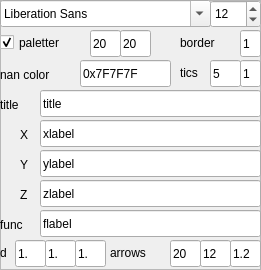
      <widget class="QFrame" name="settings_frame">
       <property name="enabled">
        <bool>true</bool>
       </property>
       <property name="minimumSize">
        <size>
         <width>261</width>
         <height>270</height>
        </size>
       </property>
       <property name="maximumSize">
        <size>
         <width>261</width>
         <height>270</height>
        </size>
       </property>
       <property name="frameShape">
        <enum>QFrame::StyledPanel</enum>
       </property>
       <property name="frameShadow">
        <enum>QFrame::Raised</enum>
       </property>
       <widget class="QFontComboBox" name="font">
        <property name="geometry">
         <rect>
          <x>0</x>
          <y>0</y>
          <width>211</width>
          <height>27</height>
         </rect>
        </property>
       </widget>
       <widget class="QSpinBox" name="font_sz">
        <property name="geometry">
         <rect>
          <x>210</x>
          <y>0</y>
          <width>51</width>
          <height>28</height>
         </rect>
        </property>
        <property name="toolTip">
         <string>font size</string>
        </property>
        <property name="minimum">
         <number>4</number>
        </property>
        <property name="value">
         <number>12</number>
        </property>
       </widget>
       <widget class="QCheckBox" name="show_pal">
        <property name="geometry">
         <rect>
          <x>0</x>
          <y>30</y>
          <width>91</width>
          <height>25</height>
         </rect>
        </property>
        <property name="toolTip">
         <string>show/hide palleter on the picture</string>
        </property>
        <property name="text">
         <string>paletter</string>
        </property>
        <property name="checked">
         <bool>true</bool>
        </property>
       </widget>
       <widget class="QLabel" name="label_4">
        <property name="geometry">
         <rect>
          <x>180</x>
          <y>63</y>
          <width>31</width>
          <height>19</height>
         </rect>
        </property>
        <property name="text">
         <string>tics</string>
        </property>
       </widget>
       <widget class="QLineEdit" name="title_text">
        <property name="geometry">
         <rect>
          <x>40</x>
          <y>90</y>
          <width>221</width>
          <height>27</height>
         </rect>
        </property>
        <property name="text">
         <string>title</string>
        </property>
       </widget>
       <widget class="QLabel" name="label_14">
        <property name="geometry">
         <rect>
          <x>0</x>
          <y>95</y>
          <width>31</width>
          <height>19</height>
         </rect>
        </property>
        <property name="text">
         <string>title</string>
        </property>
       </widget>
       <widget class="QLabel" name="label_15">
        <property name="geometry">
         <rect>
          <x>20</x>
          <y>125</y>
          <width>16</width>
          <height>19</height>
         </rect>
        </property>
        <property name="text">
         <string>X</string>
        </property>
       </widget>
       <widget class="QLineEdit" name="x_text">
        <property name="geometry">
         <rect>
          <x>40</x>
          <y>120</y>
          <width>221</width>
          <height>27</height>
         </rect>
        </property>
        <property name="text">
         <string>xlabel</string>
        </property>
       </widget>
       <widget class="QLineEdit" name="y_text">
        <property name="geometry">
         <rect>
          <x>40</x>
          <y>150</y>
          <width>221</width>
          <height>27</height>
         </rect>
        </property>
        <property name="text">
         <string>ylabel</string>
        </property>
       </widget>
       <widget class="QLineEdit" name="z_text">
        <property name="geometry">
         <rect>
          <x>40</x>
          <y>180</y>
          <width>221</width>
          <height>27</height>
         </rect>
        </property>
        <property name="text">
         <string>zlabel</string>
        </property>
       </widget>
       <widget class="QLabel" name="label_16">
        <property name="geometry">
         <rect>
          <x>20</x>
          <y>155</y>
          <width>16</width>
          <height>19</height>
         </rect>
        </property>
        <property name="text">
         <string>Y</string>
        </property>
       </widget>
       <widget class="QLabel" name="label_17">
        <property name="geometry">
         <rect>
          <x>20</x>
          <y>185</y>
          <width>16</width>
          <height>19</height>
         </rect>
        </property>
        <property name="text">
         <string>Z</string>
        </property>
       </widget>
       <widget class="QLabel" name="label_18">
        <property name="geometry">
         <rect>
          <x>0</x>
          <y>65</y>
          <width>79</width>
          <height>19</height>
         </rect>
        </property>
        <property name="text">
         <string>nan color</string>
        </property>
       </widget>
       <widget class="QLineEdit" name="nan_color">
        <property name="geometry">
         <rect>
          <x>80</x>
          <y>60</y>
          <width>91</width>
          <height>27</height>
         </rect>
        </property>
        <property name="text">
         <string>0x7F7F7F</string>
        </property>
       </widget>
       <widget class="QLineEdit" name="tics_width">
        <property name="geometry">
         <rect>
          <x>240</x>
          <y>60</y>
          <width>21</width>
          <height>27</height>
         </rect>
        </property>
        <property name="toolTip">
         <string>tics width</string>
        </property>
        <property name="text">
         <string>1</string>
        </property>
       </widget>
       <widget class="QLineEdit" name="tics_length">
        <property name="geometry">
         <rect>
          <x>210</x>
          <y>60</y>
          <width>31</width>
          <height>27</height>
         </rect>
        </property>
        <property name="toolTip">
         <string>tics length</string>
        </property>
        <property name="text">
         <string>5</string>
        </property>
       </widget>
       <widget class="QLineEdit" name="pal_width">
        <property name="geometry">
         <rect>
          <x>120</x>
          <y>30</y>
          <width>31</width>
          <height>27</height>
         </rect>
        </property>
        <property name="toolTip">
         <string>paletter width</string>
        </property>
        <property name="text">
         <string>20</string>
        </property>
       </widget>
       <widget class="QLineEdit" name="border_width">
        <property name="geometry">
         <rect>
          <x>240</x>
          <y>30</y>
          <width>21</width>
          <height>27</height>
         </rect>
        </property>
        <property name="toolTip">
         <string>tics width</string>
        </property>
        <property name="text">
         <string>1</string>
        </property>
       </widget>
       <widget class="QLabel" name="label_6">
        <property name="geometry">
         <rect>
          <x>180</x>
          <y>33</y>
          <width>61</width>
          <height>19</height>
         </rect>
        </property>
        <property name="text">
         <string>border</string>
        </property>
       </widget>
       <widget class="QLineEdit" name="pal_space">
        <property name="geometry">
         <rect>
          <x>90</x>
          <y>30</y>
          <width>31</width>
          <height>27</height>
         </rect>
        </property>
        <property name="toolTip">
         <string>distance between graph and palette </string>
        </property>
        <property name="text">
         <string>20</string>
        </property>
       </widget>
       <widget class="QLabel" name="label_19">
        <property name="geometry">
         <rect>
          <x>0</x>
          <y>215</y>
          <width>41</width>
          <height>19</height>
         </rect>
        </property>
        <property name="text">
         <string>func</string>
        </property>
       </widget>
       <widget class="QLineEdit" name="f_text">
        <property name="geometry">
         <rect>
          <x>40</x>
          <y>210</y>
          <width>221</width>
          <height>27</height>
         </rect>
        </property>
        <property name="text">
         <string>flabel</string>
        </property>
       </widget>
       <widget class="QLineEdit" name="arr_width">
        <property name="geometry">
         <rect>
          <x>200</x>
          <y>240</y>
          <width>31</width>
          <height>27</height>
         </rect>
        </property>
        <property name="toolTip">
         <string>width of arrows</string>
        </property>
        <property name="text">
         <string>12</string>
        </property>
       </widget>
       <widget class="QLineEdit" name="arr_length">
        <property name="geometry">
         <rect>
          <x>170</x>
          <y>240</y>
          <width>31</width>
          <height>27</height>
         </rect>
        </property>
        <property name="toolTip">
         <string>length of arrows</string>
        </property>
        <property name="text">
         <string>20</string>
        </property>
       </widget>
       <widget class="QLineEdit" name="arr_spacing">
        <property name="geometry">
         <rect>
          <x>230</x>
          <y>240</y>
          <width>31</width>
          <height>27</height>
         </rect>
        </property>
        <property name="toolTip">
         <string>arrow spacing</string>
        </property>
        <property name="text">
         <string>1.2</string>
        </property>
       </widget>
       <widget class="QLabel" name="label_11">
        <property name="geometry">
         <rect>
          <x>110</x>
          <y>243</y>
          <width>61</width>
          <height>19</height>
         </rect>
        </property>
        <property name="text">
         <string>arrows</string>
        </property>
       </widget>
       <widget class="QLineEdit" name="D3cell_z">
        <property name="geometry">
         <rect>
          <x>75</x>
          <y>240</y>
          <width>31</width>
          <height>27</height>
         </rect>
        </property>
        <property name="toolTip">
         <string>z-scale of 3D cell</string>
        </property>
        <property name="text">
         <string>1.</string>
        </property>
       </widget>
       <widget class="QLineEdit" name="D3cell_y">
        <property name="geometry">
         <rect>
          <x>45</x>
          <y>240</y>
          <width>31</width>
          <height>27</height>
         </rect>
        </property>
        <property name="toolTip">
         <string>y-scale of 3D cell</string>
        </property>
        <property name="text">
         <string>1.</string>
        </property>
       </widget>
       <widget class="QLineEdit" name="D3cell_x">
        <property name="geometry">
         <rect>
          <x>15</x>
          <y>240</y>
          <width>31</width>
          <height>27</height>
         </rect>
        </property>
        <property name="toolTip">
         <string>x-scale of 3D cell</string>
        </property>
        <property name="text">
         <string>1.</string>
        </property>
       </widget>
       <widget class="QLabel" name="label_12">
        <property name="geometry">
         <rect>
          <x>0</x>
          <y>243</y>
          <width>16</width>
          <height>19</height>
         </rect>
        </property>
        <property name="text">
         <string>d</string>
        </property>
       </widget>
      </widget>
